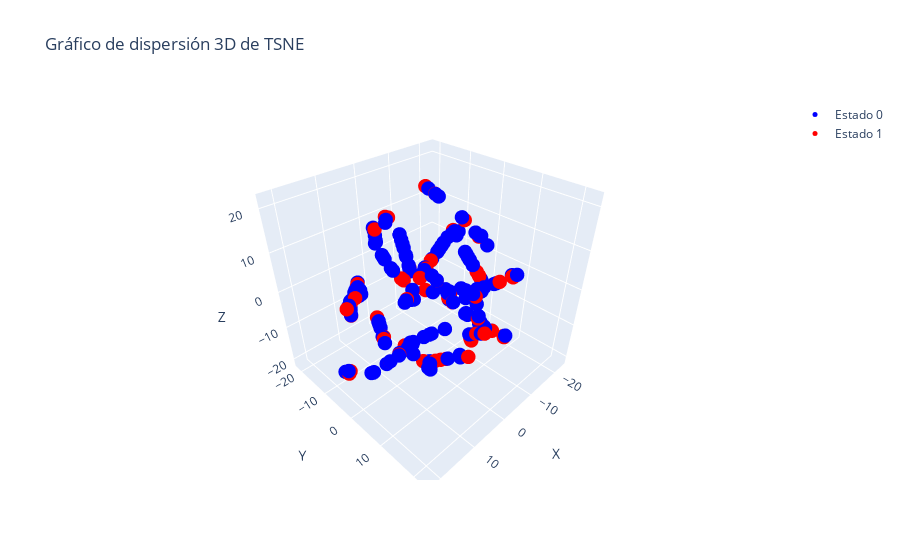

Source (notebook cell):
### Markdown cell above
# **Analizando distribuciones: Gráfico 3D**

### Code cell
import plotly.graph_objects as go
import pandas as pd
from sklearn.manifold import TSNE

df = pd.read_csv("heart_faliure_limpio.csv")

x = df.drop(columns=["DEATH_EVENT", "age category"]).to_numpy()
y = df["DEATH_EVENT"].to_numpy()

X_embedded = TSNE(
    n_components=3,
    learning_rate='auto',
    init='random',
    perplexity=3
).fit_transform(x)

tsne_df = pd.DataFrame(X_embedded, columns = ['X', 'Y', 'Z'])
tsne_df['Estado'] = y  # Añadir los estados

# Mapear los estados a colores
color_map = {0: 'blue', 1: 'red'}  # Reemplaza con los valores adecuados de 'y' y los colores deseados

# Crear el gráfico de dispersión 3D
fig = go.Figure()

for estado, color in color_map.items():
    estado_df = tsne_df[tsne_df['Estado'] == estado]
    fig.add_trace(
        go.Scatter3d(
            x=estado_df['X'], 
            y=estado_df['Y'],
            z=estado_df['Z'],
            mode='markers',
            marker=dict(
                size=5,
                color=color,  # Color asignado para cada estado
            ),
            name=f'Estado {estado}'  # Puedes personalizar esto para que sea más descriptivo
        )
    )

# Actualizar el layout del gráfico
fig.update_layout(
    title='Gráfico de dispersión 3D de TSNE',
    scene=dict(
        xaxis_title='X',
        yaxis_title='Y',
        zaxis_title='Z'
    )
)

fig.show()

### Figure 1 — Plotly figure (JSON) as saved in the notebook; plotly's stock layout.template omitted (floating-point values rounded to 4 significant figures; data arrays with more than 128 entries replaced by an {"elided": "..."} marker saying what was removed)
{"data": [{"marker": {"color": "blue", "size": 5}, "mode": "markers", "name": "Estado 0", "type": "scatter3d", "x": {"elided": "163 float values"}, "y": {"elided": "163 float values"}, "z": {"elided": "163 float values"}}, {"marker": {"color": "red", "size": 5}, "mode": "markers", "name": "Estado 1", "type": "scatter3d", "x": [-6.35, -5.027, -17.28, -6.164, 5.941, 6.85, 17.27, 4.047, 2.453, 9.843, -4.601, 1.763, 13.87, 13.18, 4.923, -7.654, -0.9181, 7.711, -2.733, 4.643, -22.78, -9.4, -2.466, -22.46, 5.089, -6.366, -11.19, 0.4187, 21.93, -0.594, -4.614, 3.965, 7.516, -22.74, 16.19, -4.55, -15.96, 0.2382, 21.71, -5.29, -6.161, 13.71, -17.62, 18.98, 7.898, 4.099, 8.188, -20.06, -2.843, 1.065, -8.78, -6.686, -13.11, -2.796, -6.371, 6.352, -6.155, 21.2, 3.624, -1.812, 8.094], "y": [17.08, -2.536, 10.23, 7.845, -9.006, 13.77, 7.292, -13.63, 5.353, 14.72, -4.983, -14.85, -9.037, -10.92, 17.07, 7.358, 1.892, 0.7298, 3.796, 16.68, -3.543, -15.22, -11.39, -4.199, 17.3, 4.494, -17.97, 0.4335, 1.63, -2.819, -4.906, -2.287, -2.79, -3.622, 8.797, -3.345, 7.875, 7.065, -1.0, 14.58, 7.841, -6.256, 10.28, 0.2751, -3.209, 17.74, 20.78, -10.87, -10.95, -0.3645, -1.583, 16.77, 3.647, -3.019, 4.507, -8.545, -6.757, -1.255, 16.48, 2.835, 22.5], "z": [-6.705, 20.61, 0.5756, -18.6, -15.16, 7.868, -4.405, -12.78, 6.63, 3.804, 21.67, 10.4, -0.339, -5.54, -0.3796, 13.54, -20.36, -10.56, -19.66, -0.4031, -8.26, -13.96, -3.144, -7.081, -0.3505, 16.71, -7.104, -21.05, 7.854, 1.93, 21.63, -1.272, 19.55, -8.112, -2.313, 4.517, -1.368, 2.968, -10.55, -5.788, -18.6, 5.553, 0.2435, 8.109, 19.69, 4.745, 5.354, 3.599, -3.679, -20.66, -7.175, -6.746, -4.074, 3.348, 16.7, -15.29, -6.12, -10.38, 8.917, -20.0, 6.358]}], "layout": {"scene": {"xaxis": {"title": {"text": "X"}}, "yaxis": {"title": {"text": "Y"}}, "zaxis": {"title": {"text": "Z"}}}, "title": {"text": "Gráfico de dispersión 3D de TSNE"}}}
